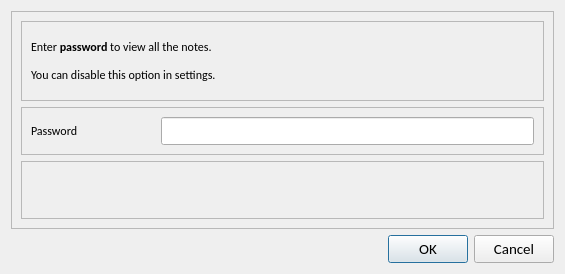
<?xml version="1.0" encoding="UTF-8"?>
<ui version="4.0">
 <class>loginDialog</class>
 <widget class="QDialog" name="loginDialog">
  <property name="geometry">
   <rect>
    <x>0</x>
    <y>0</y>
    <width>565</width>
    <height>274</height>
   </rect>
  </property>
  <property name="sizePolicy">
   <sizepolicy hsizetype="Preferred" vsizetype="Preferred">
    <horstretch>0</horstretch>
    <verstretch>0</verstretch>
   </sizepolicy>
  </property>
  <property name="font">
   <font>
    <family>Calibri</family>
    <pointsize>11</pointsize>
   </font>
  </property>
  <property name="focusPolicy">
   <enum>Qt::NoFocus</enum>
  </property>
  <property name="windowTitle">
   <string>Please enter your password</string>
  </property>
  <layout class="QGridLayout" name="gridLayout">
   <item row="2" column="0">
    <widget class="QDialogButtonBox" name="buttonBox">
     <property name="standardButtons">
      <set>QDialogButtonBox::Cancel|QDialogButtonBox::Ok</set>
     </property>
    </widget>
   </item>
   <item row="0" column="0">
    <widget class="QFrame" name="mainFrame">
     <property name="frameShape">
      <enum>QFrame::StyledPanel</enum>
     </property>
     <property name="frameShadow">
      <enum>QFrame::Raised</enum>
     </property>
     <layout class="QVBoxLayout" name="verticalLayout">
      <item>
       <widget class="QFrame" name="upperFrame">
        <property name="sizePolicy">
         <sizepolicy hsizetype="Preferred" vsizetype="Expanding">
          <horstretch>0</horstretch>
          <verstretch>1</verstretch>
         </sizepolicy>
        </property>
        <property name="frameShape">
         <enum>QFrame::StyledPanel</enum>
        </property>
        <property name="frameShadow">
         <enum>QFrame::Raised</enum>
        </property>
        <layout class="QGridLayout" name="gridLayout_2">
         <property name="topMargin">
          <number>9</number>
         </property>
         <item row="0" column="0">
          <widget class="QLabel" name="instruction">
           <property name="sizePolicy">
            <sizepolicy hsizetype="Preferred" vsizetype="Maximum">
             <horstretch>0</horstretch>
             <verstretch>0</verstretch>
            </sizepolicy>
           </property>
           <property name="font">
            <font>
             <family>Calibri</family>
             <pointsize>9</pointsize>
            </font>
           </property>
           <property name="text">
            <string>&lt;html&gt;&lt;head/&gt;&lt;body&gt;&lt;p&gt;Enter &lt;span style=&quot; font-weight:600;&quot;&gt;password &lt;/span&gt;to view all the notes.&lt;/p&gt;&lt;p&gt;You can disable this option in settings.&lt;/p&gt;&lt;/body&gt;&lt;/html&gt;</string>
           </property>
           <property name="alignment">
            <set>Qt::AlignLeading|Qt::AlignLeft|Qt::AlignVCenter</set>
           </property>
           <property name="wordWrap">
            <bool>false</bool>
           </property>
          </widget>
         </item>
        </layout>
       </widget>
      </item>
      <item>
       <widget class="QFrame" name="lowerFrame">
        <property name="sizePolicy">
         <sizepolicy hsizetype="Preferred" vsizetype="Expanding">
          <horstretch>0</horstretch>
          <verstretch>0</verstretch>
         </sizepolicy>
        </property>
        <property name="frameShape">
         <enum>QFrame::StyledPanel</enum>
        </property>
        <property name="frameShadow">
         <enum>QFrame::Raised</enum>
        </property>
        <layout class="QVBoxLayout" name="verticalLayout_2">
         <item>
          <layout class="QHBoxLayout" name="horizontalLayout">
           <item>
            <widget class="QLabel" name="password">
             <property name="sizePolicy">
              <sizepolicy hsizetype="Preferred" vsizetype="Fixed">
               <horstretch>3</horstretch>
               <verstretch>0</verstretch>
              </sizepolicy>
             </property>
             <property name="text">
              <string>&lt;html&gt;&lt;head/&gt;&lt;body&gt;&lt;p&gt;&lt;span style=&quot; font-size:9pt;&quot;&gt;Password&lt;/span&gt;&lt;/p&gt;&lt;/body&gt;&lt;/html&gt;</string>
             </property>
            </widget>
           </item>
           <item>
            <widget class="QLineEdit" name="passwordLineEdit">
             <property name="sizePolicy">
              <sizepolicy hsizetype="Expanding" vsizetype="Fixed">
               <horstretch>9</horstretch>
               <verstretch>0</verstretch>
              </sizepolicy>
             </property>
             <property name="tabletTracking">
              <bool>false</bool>
             </property>
             <property name="inputMethodHints">
              <set>Qt::ImhHiddenText|Qt::ImhNoAutoUppercase|Qt::ImhNoPredictiveText|Qt::ImhSensitiveData</set>
             </property>
             <property name="text">
              <string/>
             </property>
             <property name="echoMode">
              <enum>QLineEdit::Password</enum>
             </property>
             <property name="clearButtonEnabled">
              <bool>false</bool>
             </property>
            </widget>
           </item>
          </layout>
         </item>
        </layout>
       </widget>
      </item>
      <item>
       <widget class="QFrame" name="errorFrame">
        <property name="sizePolicy">
         <sizepolicy hsizetype="Preferred" vsizetype="Expanding">
          <horstretch>0</horstretch>
          <verstretch>0</verstretch>
         </sizepolicy>
        </property>
        <property name="frameShape">
         <enum>QFrame::StyledPanel</enum>
        </property>
        <property name="frameShadow">
         <enum>QFrame::Raised</enum>
        </property>
        <layout class="QVBoxLayout" name="verticalLayout_4">
         <item>
          <widget class="QLabel" name="Errortext">
           <property name="sizePolicy">
            <sizepolicy hsizetype="Preferred" vsizetype="Maximum">
             <horstretch>0</horstretch>
             <verstretch>0</verstretch>
            </sizepolicy>
           </property>
           <property name="text">
            <string>&lt;html&gt;&lt;head/&gt;&lt;body&gt;&lt;p&gt;&lt;br/&gt;&lt;/p&gt;&lt;/body&gt;&lt;/html&gt;</string>
           </property>
          </widget>
         </item>
        </layout>
       </widget>
      </item>
     </layout>
    </widget>
   </item>
  </layout>
 </widget>
 <tabstops>
  <tabstop>passwordLineEdit</tabstop>
 </tabstops>
 <resources/>
 <connections/>
</ui>
